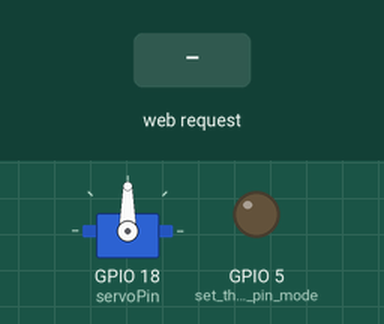
This sketch was run on a simulated ESP32. Parts: servo, output pins drawn as LEDs (lit = HIGH). The test bench sets the inputs (shaded band). WiFi joins after 1.5 s; servers stay silent unless stated; what the sketch prints to the serial monitor is not drawn.

Above: at 2.7 s.
2.8 s: HTTP request GET /H received
At 3.3 s:
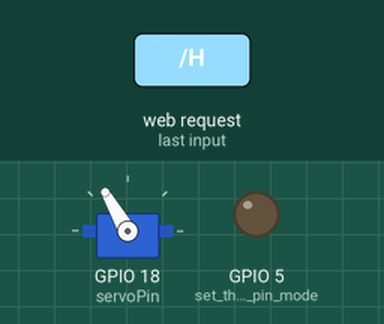
4.3 s: HTTP request GET /L received
At 5.6 s:
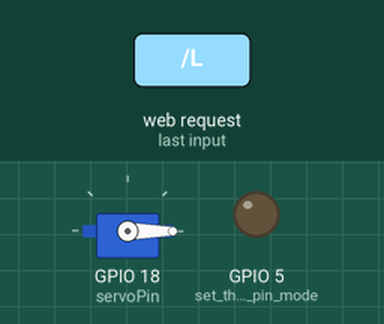
Timing chart, 0 to 7.3 s (numbered marks = the images above; inputs shaded):
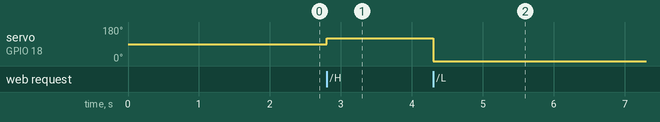

Measured:
- after the input at 2.8 s, servo on GPIO 18 (servoPin): 90° → 120° at once
- after the input at 4.3 s, servo on GPIO 18 (servoPin): 120° → 0° at once

The sketch:

SimpleWiFiServer.ino
```cpp
#include <WiFi.h>

const char* ssid     = "74DA38FAA793";
const char* password = "SN940357";

#include <ESP32_Servo.h>

Servo myservo;  // create servo object to control a servo
                // 16 servo objects can be created on the ESP32

int pos = 0;    // variable to store the servo position
// Recommended PWM GPIO pins on the ESP32 include 2,4,12-19,21-23,25-27,32-33
int servoPin = 18;

WiFiServer server(80);

void setup()
{
    Serial.begin(115200);
    pinMode(5, OUTPUT);      // set the LED pin mode
    myservo.attach(servoPin);
    delay(10);

    // We start by connecting to a WiFi network

    Serial.println();
    Serial.println();
    Serial.print("Connecting to ");
    Serial.println(ssid);

    WiFi.begin(ssid, password);

    while (WiFi.status() != WL_CONNECTED) {
        delay(500);
        Serial.print(".");
    }

    Serial.println("");
    Serial.println("WiFi connected.");
    Serial.println("IP address: ");
    Serial.println(WiFi.localIP());

    server.begin();

}

void loop(){
 WiFiClient client = server.available();   // listen for incoming clients

  if (client) {                             // if you get a client,
    Serial.println("New Client.");           // print a message out the serial port
    String currentLine = "";                // make a String to hold incoming data from the client
    while (client.connected()) {            // loop while the client's connected
      if (client.available()) {             // if there's bytes to read from the client,
        char c = client.read();             // read a byte, then
        Serial.write(c);                    // print it out the serial monitor
        if (c == '\n') {                    // if the byte is a newline character

          // if the current line is blank, you got two newline characters in a row.
          // that's the end of the client HTTP request, so send a response:
          if (currentLine.length() == 0) {
            // HTTP headers always start with a response code (e.g. HTTP/1.1 200 OK)
            // and a content-type so the client knows what's coming, then a blank line:
            client.println("HTTP/1.1 200 OK");
            client.println("Content-type:text/html");
            client.println();

            // the content of the HTTP response follows the header:
            client.print("<h1 style='text-align: center'> Click <a href=\"/H\">here</a> to close the garage door.</h1><br>");
            client.print("<h1 style='text-align: center'> Click <a href=\"/L\">here</a> to open the garage door.</h1><br>");

            // The HTTP response ends with another blank line:
            client.println();
            // break out of the while loop:
            break;
          } else {    // if you got a newline, then clear currentLine:
            currentLine = "";
          }
        } else if (c != '\r') {  // if you got anything else but a carriage return character,
          currentLine += c;      // add it to the end of the currentLine
        }

        // Check to see if the client request was "GET /H" or "GET /L":
        if (currentLine.endsWith("GET /H")) {
          myservo.write(120);               // GET /H turns the LED on
        }
        if (currentLine.endsWith("GET /L")) {
          myservo.write(0);               // GET /L turns the LED off
        }
      }
    }
    // close the connection:
    client.stop();
    Serial.println("Client Disconnected.");
  }
}
```
